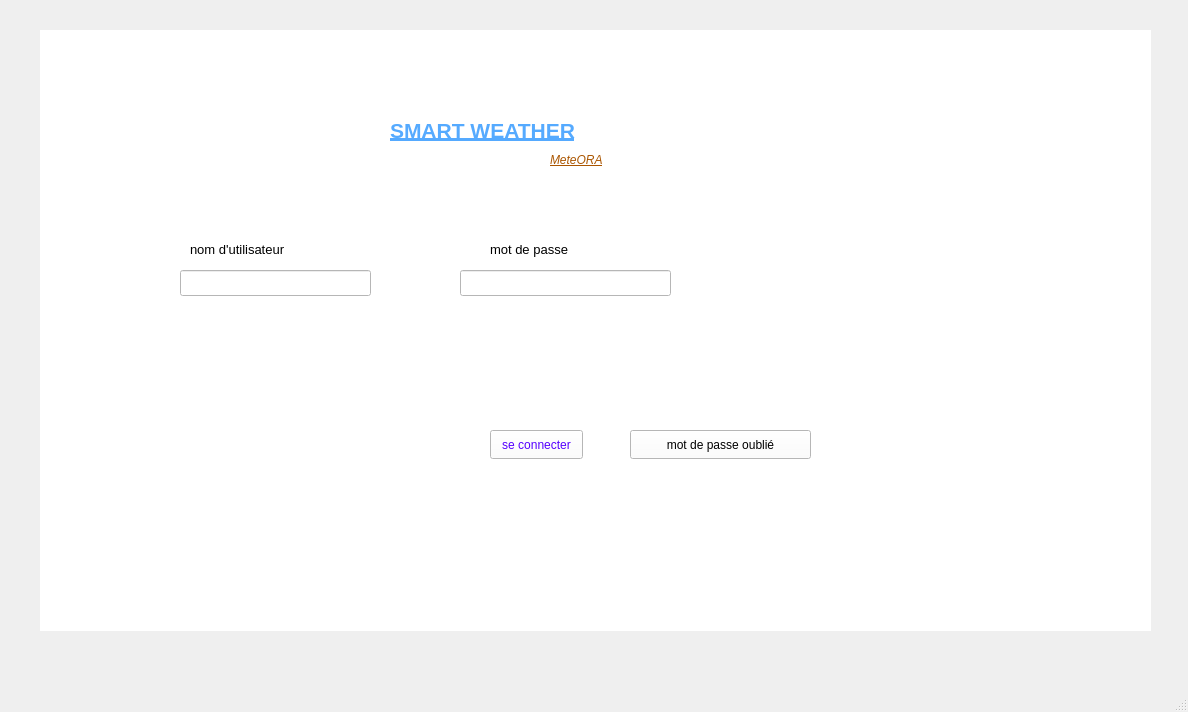
<?xml version="1.0" encoding="UTF-8"?>
<ui version="4.0">
 <class>MainWindow</class>
 <widget class="QMainWindow" name="MainWindow">
  <property name="geometry">
   <rect>
    <x>0</x>
    <y>0</y>
    <width>1188</width>
    <height>712</height>
   </rect>
  </property>
  <property name="windowTitle">
   <string>MainWindow</string>
  </property>
  <widget class="QWidget" name="centralwidget">
   <widget class="QStackedWidget" name="stackedWidget">
    <property name="geometry">
     <rect>
      <x>40</x>
      <y>30</y>
      <width>1111</width>
      <height>601</height>
     </rect>
    </property>
    <property name="styleSheet">
     <string notr="true">background-color: rgb(255, 255, 255);</string>
    </property>
    <widget class="QWidget" name="login">
     <widget class="QLabel" name="label">
      <property name="geometry">
       <rect>
        <x>350</x>
        <y>80</y>
        <width>251</width>
        <height>41</height>
       </rect>
      </property>
      <property name="styleSheet">
       <string notr="true">color: rgb(85, 170, 255);</string>
      </property>
      <property name="text">
       <string>&lt;html&gt;&lt;head/&gt;&lt;body&gt;&lt;p&gt;&lt;span style=&quot; font-size:16pt; font-weight:700; text-decoration: underline;&quot;&gt;SMART WEATHER&lt;/span&gt;&lt;/p&gt;&lt;/body&gt;&lt;/html&gt;</string>
      </property>
     </widget>
     <widget class="QLabel" name="label_2">
      <property name="geometry">
       <rect>
        <x>510</x>
        <y>120</y>
        <width>71</width>
        <height>20</height>
       </rect>
      </property>
      <property name="styleSheet">
       <string notr="true">color: rgb(170, 85, 0);</string>
      </property>
      <property name="text">
       <string>&lt;html&gt;&lt;head/&gt;&lt;body&gt;&lt;p&gt;&lt;span style=&quot; font-style:italic; text-decoration: underline;&quot;&gt;MeteORA&lt;/span&gt;&lt;/p&gt;&lt;/body&gt;&lt;/html&gt;</string>
      </property>
     </widget>
     <widget class="QLabel" name="label_3">
      <property name="geometry">
       <rect>
        <x>150</x>
        <y>210</y>
        <width>141</width>
        <height>20</height>
       </rect>
      </property>
      <property name="text">
       <string>&lt;html&gt;&lt;head/&gt;&lt;body&gt;&lt;p&gt;&lt;span style=&quot; font-size:10pt;&quot;&gt;nom d'utilisateur&lt;/span&gt;&lt;/p&gt;&lt;/body&gt;&lt;/html&gt;</string>
      </property>
     </widget>
     <widget class="QLabel" name="label_4">
      <property name="geometry">
       <rect>
        <x>450</x>
        <y>210</y>
        <width>121</width>
        <height>20</height>
       </rect>
      </property>
      <property name="text">
       <string>&lt;html&gt;&lt;head/&gt;&lt;body&gt;&lt;p&gt;&lt;span style=&quot; font-size:10pt;&quot;&gt;mot de passe&lt;/span&gt;&lt;/p&gt;&lt;/body&gt;&lt;/html&gt;</string>
      </property>
     </widget>
     <widget class="QPushButton" name="btn_connecter">
      <property name="geometry">
       <rect>
        <x>450</x>
        <y>400</y>
        <width>93</width>
        <height>29</height>
       </rect>
      </property>
      <property name="styleSheet">
       <string notr="true">color: rgb(85, 0, 255);</string>
      </property>
      <property name="text">
       <string>se connecter</string>
      </property>
     </widget>
     <widget class="QPushButton" name="btn_mdp_oublie">
      <property name="geometry">
       <rect>
        <x>590</x>
        <y>400</y>
        <width>181</width>
        <height>29</height>
       </rect>
      </property>
      <property name="styleSheet">
       <string notr="true"/>
      </property>
      <property name="text">
       <string>mot de passe oublié</string>
      </property>
     </widget>
     <widget class="QLineEdit" name="nom">
      <property name="geometry">
       <rect>
        <x>140</x>
        <y>240</y>
        <width>191</width>
        <height>26</height>
       </rect>
      </property>
     </widget>
     <widget class="QLineEdit" name="mdp">
      <property name="geometry">
       <rect>
        <x>420</x>
        <y>240</y>
        <width>211</width>
        <height>26</height>
       </rect>
      </property>
     </widget>
    </widget>
    <widget class="QWidget" name="verif">
     <widget class="QLabel" name="label_11">
      <property name="geometry">
       <rect>
        <x>120</x>
        <y>130</y>
        <width>111</width>
        <height>20</height>
       </rect>
      </property>
      <property name="text">
       <string>Nom d'utlisateur</string>
      </property>
     </widget>
     <widget class="QLabel" name="label_12">
      <property name="geometry">
       <rect>
        <x>300</x>
        <y>39</y>
        <width>191</width>
        <height>51</height>
       </rect>
      </property>
      <property name="text">
       <string>&lt;html&gt;&lt;head/&gt;&lt;body&gt;&lt;p&gt;&lt;span style=&quot; font-size:11pt; font-weight:700;&quot;&gt;Mot de passe oublié&lt;/span&gt;&lt;/p&gt;&lt;/body&gt;&lt;/html&gt;</string>
      </property>
     </widget>
     <widget class="QLabel" name="label_13">
      <property name="geometry">
       <rect>
        <x>120</x>
        <y>190</y>
        <width>141</width>
        <height>20</height>
       </rect>
      </property>
      <property name="text">
       <string>Question de securite</string>
      </property>
     </widget>
     <widget class="QLabel" name="label_14">
      <property name="geometry">
       <rect>
        <x>130</x>
        <y>250</y>
        <width>63</width>
        <height>20</height>
       </rect>
      </property>
      <property name="text">
       <string>Reponse</string>
      </property>
     </widget>
     <widget class="QLineEdit" name="nom_2">
      <property name="geometry">
       <rect>
        <x>260</x>
        <y>130</y>
        <width>113</width>
        <height>26</height>
       </rect>
      </property>
     </widget>
     <widget class="QPushButton" name="btn_verification">
      <property name="geometry">
       <rect>
        <x>310</x>
        <y>350</y>
        <width>93</width>
        <height>29</height>
       </rect>
      </property>
      <property name="styleSheet">
       <string notr="true">color: rgb(0, 0, 255);</string>
      </property>
      <property name="text">
       <string>verification</string>
      </property>
     </widget>
     <widget class="QPushButton" name="btn_retour">
      <property name="geometry">
       <rect>
        <x>450</x>
        <y>350</y>
        <width>93</width>
        <height>29</height>
       </rect>
      </property>
      <property name="text">
       <string>retour</string>
      </property>
     </widget>
     <widget class="QComboBox" name="combo_securite">
      <property name="geometry">
       <rect>
        <x>270</x>
        <y>190</y>
        <width>231</width>
        <height>26</height>
       </rect>
      </property>
      <item>
       <property name="text">
        <string/>
       </property>
      </item>
      <item>
       <property name="text">
        <string>numero prefere</string>
       </property>
      </item>
     </widget>
     <widget class="QLabel" name="reponse">
      <property name="geometry">
       <rect>
        <x>250</x>
        <y>250</y>
        <width>231</width>
        <height>51</height>
       </rect>
      </property>
      <property name="styleSheet">
       <string notr="true">background-color: rgb(255, 255, 255);</string>
      </property>
      <property name="text">
       <string/>
      </property>
     </widget>
    </widget>
    <widget class="QWidget" name="menu">
     <widget class="QLabel" name="label_5">
      <property name="geometry">
       <rect>
        <x>290</x>
        <y>30</y>
        <width>311</width>
        <height>41</height>
       </rect>
      </property>
      <property name="text">
       <string>&lt;html&gt;&lt;head/&gt;&lt;body&gt;&lt;p&gt;&lt;span style=&quot; font-size:10pt;&quot;&gt;Choisissez un modele pour commencer&lt;/span&gt;&lt;/p&gt;&lt;/body&gt;&lt;/html&gt;</string>
      </property>
     </widget>
     <widget class="QLabel" name="label_6">
      <property name="geometry">
       <rect>
        <x>30</x>
        <y>20</y>
        <width>63</width>
        <height>20</height>
       </rect>
      </property>
      <property name="text">
       <string>MeteORA</string>
      </property>
     </widget>
     <widget class="QPushButton" name="btn_acceuil">
      <property name="geometry">
       <rect>
        <x>60</x>
        <y>130</y>
        <width>261</width>
        <height>29</height>
       </rect>
      </property>
      <property name="styleSheet">
       <string notr="true">color: rgb(0, 0, 255);</string>
      </property>
      <property name="text">
       <string>Acceuil</string>
      </property>
     </widget>
     <widget class="QPushButton" name="btn_gestion_employe">
      <property name="geometry">
       <rect>
        <x>60</x>
        <y>180</y>
        <width>261</width>
        <height>29</height>
       </rect>
      </property>
      <property name="styleSheet">
       <string notr="true">color: rgb(0, 0, 255);</string>
      </property>
      <property name="text">
       <string>Gestion des employes</string>
      </property>
     </widget>
     <widget class="QPushButton" name="btn_gestion_produit">
      <property name="geometry">
       <rect>
        <x>60</x>
        <y>220</y>
        <width>261</width>
        <height>29</height>
       </rect>
      </property>
      <property name="styleSheet">
       <string notr="true">color: rgb(0, 0, 255);</string>
      </property>
      <property name="text">
       <string>Gestion des mesures meteorologiques</string>
      </property>
     </widget>
     <widget class="QPushButton" name="btn_gestion_qualite">
      <property name="geometry">
       <rect>
        <x>60</x>
        <y>260</y>
        <width>261</width>
        <height>29</height>
       </rect>
      </property>
      <property name="styleSheet">
       <string notr="true">color: rgb(0, 0, 255);</string>
      </property>
      <property name="text">
       <string>Gestion des localisations</string>
      </property>
     </widget>
     <widget class="QPushButton" name="btn_gestion_client">
      <property name="geometry">
       <rect>
        <x>60</x>
        <y>300</y>
        <width>261</width>
        <height>29</height>
       </rect>
      </property>
      <property name="styleSheet">
       <string notr="true">color: rgb(0, 0, 255);</string>
      </property>
      <property name="text">
       <string>Gestion des alertes meteo</string>
      </property>
     </widget>
     <widget class="QPushButton" name="btn_gestion_statistique">
      <property name="geometry">
       <rect>
        <x>60</x>
        <y>350</y>
        <width>261</width>
        <height>29</height>
       </rect>
      </property>
      <property name="styleSheet">
       <string notr="true">color: rgb(0, 0, 255);</string>
      </property>
      <property name="text">
       <string>Statistiques</string>
      </property>
     </widget>
     <widget class="QPushButton" name="btn_deconnexion">
      <property name="geometry">
       <rect>
        <x>150</x>
        <y>480</y>
        <width>93</width>
        <height>29</height>
       </rect>
      </property>
      <property name="text">
       <string>deconnexion</string>
      </property>
     </widget>
     <widget class="QListWidget" name="list_gestion_personnel">
      <property name="geometry">
       <rect>
        <x>335</x>
        <y>140</y>
        <width>211</width>
        <height>101</height>
       </rect>
      </property>
      <property name="styleSheet">
       <string notr="true">background-color: rgb(255, 255, 127);</string>
      </property>
     </widget>
     <widget class="QListWidget" name="list_gestion_client">
      <property name="geometry">
       <rect>
        <x>580</x>
        <y>140</y>
        <width>211</width>
        <height>101</height>
       </rect>
      </property>
      <property name="styleSheet">
       <string notr="true">background-color: rgb(255, 255, 127);</string>
      </property>
     </widget>
     <widget class="QListWidget" name="list_gestion_produit">
      <property name="geometry">
       <rect>
        <x>330</x>
        <y>330</y>
        <width>211</width>
        <height>101</height>
       </rect>
      </property>
      <property name="styleSheet">
       <string notr="true">background-color: rgb(255, 255, 127);</string>
      </property>
     </widget>
     <widget class="QListWidget" name="list_gestion_statistique">
      <property name="geometry">
       <rect>
        <x>580</x>
        <y>330</y>
        <width>211</width>
        <height>101</height>
       </rect>
      </property>
      <property name="styleSheet">
       <string notr="true">background-color: rgb(255, 255, 127);</string>
      </property>
     </widget>
     <widget class="QLabel" name="label_7">
      <property name="geometry">
       <rect>
        <x>330</x>
        <y>100</y>
        <width>91</width>
        <height>20</height>
       </rect>
      </property>
      <property name="text">
       <string>&lt;html&gt;&lt;head/&gt;&lt;body&gt;&lt;p&gt;&lt;span style=&quot; text-decoration: underline;&quot;&gt;Employes&lt;/span&gt;&lt;/p&gt;&lt;/body&gt;&lt;/html&gt;</string>
      </property>
     </widget>
     <widget class="QLabel" name="label_8">
      <property name="geometry">
       <rect>
        <x>590</x>
        <y>100</y>
        <width>63</width>
        <height>20</height>
       </rect>
      </property>
      <property name="text">
       <string>&lt;html&gt;&lt;head/&gt;&lt;body&gt;&lt;p&gt;&lt;span style=&quot; text-decoration: underline;&quot;&gt;Alertes&lt;/span&gt;&lt;/p&gt;&lt;/body&gt;&lt;/html&gt;</string>
      </property>
     </widget>
     <widget class="QLabel" name="label_9">
      <property name="geometry">
       <rect>
        <x>330</x>
        <y>300</y>
        <width>63</width>
        <height>20</height>
       </rect>
      </property>
      <property name="text">
       <string>&lt;html&gt;&lt;head/&gt;&lt;body&gt;&lt;p&gt;&lt;span style=&quot; text-decoration: underline;&quot;&gt;Mesures&lt;/span&gt;&lt;/p&gt;&lt;/body&gt;&lt;/html&gt;</string>
      </property>
     </widget>
     <widget class="QLabel" name="label_10">
      <property name="geometry">
       <rect>
        <x>590</x>
        <y>300</y>
        <width>91</width>
        <height>20</height>
       </rect>
      </property>
      <property name="text">
       <string>&lt;html&gt;&lt;head/&gt;&lt;body&gt;&lt;p&gt;&lt;span style=&quot; text-decoration: underline;&quot;&gt;Localisation&lt;/span&gt;&lt;/p&gt;&lt;/body&gt;&lt;/html&gt;</string>
      </property>
     </widget>
    </widget>
    <widget class="QWidget" name="employe">
     <widget class="QGroupBox" name="groupAjouter">
      <property name="geometry">
       <rect>
        <x>0</x>
        <y>40</y>
        <width>331</width>
        <height>391</height>
       </rect>
      </property>
      <property name="font">
       <font>
        <pointsize>10</pointsize>
        <bold>true</bold>
       </font>
      </property>
      <property name="styleSheet">
       <string notr="true">QGroupBox {
    
	background-color: rgb(255, 255, 255);
    border: 1px solid #B8D4EA;
    border-radius: 10px;
    margin-top: 12px;
    padding: 10px;
}

QGroupBox::title {
    color: #1565A8;
    font-size: 16px;
    font-weight: bold;
    padding: 0 8px;
}
QLabel {
    color: #111111;
    font-size: 13px;
    font-weight: bold;
}
</string>
      </property>
      <property name="title">
       <string>Ajouter un employé</string>
      </property>
      <widget class="QLabel" name="txtID">
       <property name="geometry">
        <rect>
         <x>10</x>
         <y>110</y>
         <width>41</width>
         <height>20</height>
        </rect>
       </property>
       <property name="styleSheet">
        <string notr="true">background-color: rgb(255, 255, 255);</string>
       </property>
       <property name="text">
        <string>&lt;html&gt;&lt;head/&gt;&lt;body&gt;&lt;p&gt;&lt;span style=&quot; font-size:9pt; font-style:italic;&quot;&gt;ID :&lt;/span&gt;&lt;/p&gt;&lt;/body&gt;&lt;/html&gt;</string>
       </property>
      </widget>
      <widget class="QLabel" name="txtPrenom">
       <property name="geometry">
        <rect>
         <x>10</x>
         <y>80</y>
         <width>63</width>
         <height>20</height>
        </rect>
       </property>
       <property name="styleSheet">
        <string notr="true">background-color: rgb(255, 255, 255);</string>
       </property>
       <property name="text">
        <string>&lt;html&gt;&lt;head/&gt;&lt;body&gt;&lt;p&gt;&lt;span style=&quot; font-size:9pt; font-style:italic;&quot;&gt;Prénom :&lt;/span&gt;&lt;/p&gt;&lt;/body&gt;&lt;/html&gt;</string>
       </property>
      </widget>
      <widget class="QLabel" name="txtNom">
       <property name="geometry">
        <rect>
         <x>10</x>
         <y>50</y>
         <width>51</width>
         <height>20</height>
        </rect>
       </property>
       <property name="styleSheet">
        <string notr="true">background-color: rgb(255, 255, 255);</string>
       </property>
       <property name="text">
        <string>&lt;html&gt;&lt;head/&gt;&lt;body&gt;&lt;p&gt;&lt;span style=&quot; font-size:9pt; font-style:italic;&quot;&gt;Nom : &lt;/span&gt;&lt;/p&gt;&lt;/body&gt;&lt;/html&gt;</string>
       </property>
      </widget>
      <widget class="QLabel" name="txtPoste">
       <property name="geometry">
        <rect>
         <x>10</x>
         <y>230</y>
         <width>51</width>
         <height>20</height>
        </rect>
       </property>
       <property name="styleSheet">
        <string notr="true">background-color: rgb(255, 255, 255);</string>
       </property>
       <property name="text">
        <string>&lt;html&gt;&lt;head/&gt;&lt;body&gt;&lt;p&gt;&lt;span style=&quot; font-size:9pt; font-style:italic;&quot;&gt;Poste :&lt;/span&gt;&lt;/p&gt;&lt;/body&gt;&lt;/html&gt;</string>
       </property>
      </widget>
      <widget class="QLabel" name="txtEmail">
       <property name="geometry">
        <rect>
         <x>10</x>
         <y>190</y>
         <width>61</width>
         <height>20</height>
        </rect>
       </property>
       <property name="styleSheet">
        <string notr="true">background-color: rgb(255, 255, 255);</string>
       </property>
       <property name="text">
        <string>&lt;html&gt;&lt;head/&gt;&lt;body&gt;&lt;p&gt;&lt;span style=&quot; font-size:9pt; font-style:italic;&quot;&gt;Email :&lt;/span&gt;&lt;/p&gt;&lt;/body&gt;&lt;/html&gt;</string>
       </property>
      </widget>
      <widget class="QLabel" name="txtTelephone">
       <property name="geometry">
        <rect>
         <x>10</x>
         <y>150</y>
         <width>81</width>
         <height>20</height>
        </rect>
       </property>
       <property name="styleSheet">
        <string notr="true">background-color: rgb(255, 255, 255);</string>
       </property>
       <property name="text">
        <string>&lt;html&gt;&lt;head/&gt;&lt;body&gt;&lt;p&gt;&lt;span style=&quot; font-size:9pt; font-style:italic;&quot;&gt;Telephone :&lt;/span&gt;&lt;/p&gt;&lt;/body&gt;&lt;/html&gt;</string>
       </property>
      </widget>
      <widget class="QPushButton" name="ajouter">
       <property name="geometry">
        <rect>
         <x>170</x>
         <y>310</y>
         <width>101</width>
         <height>41</height>
        </rect>
       </property>
       <property name="styleSheet">
        <string notr="true">color: rgb(85, 85, 255);
font: 600 9pt &quot;Franklin Gothic Demi&quot;;</string>
       </property>
       <property name="text">
        <string> Ajouter</string>
       </property>
      </widget>
      <widget class="QPushButton" name="vider">
       <property name="geometry">
        <rect>
         <x>40</x>
         <y>310</y>
         <width>101</width>
         <height>41</height>
        </rect>
       </property>
       <property name="styleSheet">
        <string notr="true">font: 600 9pt &quot;Franklin Gothic Demi&quot;;</string>
       </property>
       <property name="text">
        <string> Vider</string>
       </property>
      </widget>
      <widget class="QLineEdit" name="nom_3">
       <property name="geometry">
        <rect>
         <x>70</x>
         <y>50</y>
         <width>113</width>
         <height>26</height>
        </rect>
       </property>
      </widget>
      <widget class="QLineEdit" name="prenom">
       <property name="geometry">
        <rect>
         <x>90</x>
         <y>80</y>
         <width>113</width>
         <height>26</height>
        </rect>
       </property>
      </widget>
      <widget class="QLineEdit" name="id">
       <property name="geometry">
        <rect>
         <x>70</x>
         <y>110</y>
         <width>113</width>
         <height>26</height>
        </rect>
       </property>
      </widget>
      <widget class="QLineEdit" name="telephone">
       <property name="geometry">
        <rect>
         <x>100</x>
         <y>150</y>
         <width>113</width>
         <height>26</height>
        </rect>
       </property>
      </widget>
      <widget class="QLineEdit" name="email">
       <property name="geometry">
        <rect>
         <x>100</x>
         <y>190</y>
         <width>221</width>
         <height>26</height>
        </rect>
       </property>
      </widget>
      <widget class="QLineEdit" name="poste">
       <property name="geometry">
        <rect>
         <x>90</x>
         <y>230</y>
         <width>113</width>
         <height>26</height>
        </rect>
       </property>
      </widget>
     </widget>
     <widget class="QLabel" name="nblTitre">
      <property name="geometry">
       <rect>
        <x>10</x>
        <y>0</y>
        <width>251</width>
        <height>31</height>
       </rect>
      </property>
      <property name="font">
       <font>
        <bold>true</bold>
       </font>
      </property>
      <property name="styleSheet">
       <string notr="true">color: rgb(85, 85, 255);</string>
      </property>
      <property name="text">
       <string>&lt;html&gt;&lt;head/&gt;&lt;body&gt;&lt;p&gt;&lt;span style=&quot; font-size:14pt; font-style:italic; text-decoration: underline;&quot;&gt;Gestion Des Employés&lt;/span&gt;&lt;/p&gt;&lt;/body&gt;&lt;/html&gt;</string>
      </property>
     </widget>
     <widget class="QGroupBox" name="groupListe">
      <property name="geometry">
       <rect>
        <x>340</x>
        <y>40</y>
        <width>761</width>
        <height>421</height>
       </rect>
      </property>
      <property name="font">
       <font>
        <pointsize>10</pointsize>
        <bold>true</bold>
       </font>
      </property>
      <property name="styleSheet">
       <string notr="true">QGroupBox {
    
	background-color: rgb(255, 255, 255);
    border: 1px solid #B8D4EA;
    border-radius: 10px;
    margin-top: 12px;
    padding: 10px;
}

QGroupBox::title {
    color: #1565A8;
    font-size: 16px;
    font-weight: bold;
    padding: 0 8px;
}
QLabel {
    color: #111111;
    font-size: 13px;
    font-weight: bold;
}
</string>
      </property>
      <property name="title">
       <string>Liste Des Employés</string>
      </property>
      <widget class="QTableWidget" name="tab">
       <property name="geometry">
        <rect>
         <x>10</x>
         <y>90</y>
         <width>731</width>
         <height>271</height>
        </rect>
       </property>
       <property name="styleSheet">
        <string notr="true">QTableWidget {
    
    color: #263238;
    border: 1px solid #dbe7f0;
    border-radius: 10px;
    gridline-color: #edf2f7;
    font-size: 12px;
    selection-background-color: #e8f3ff;
    selection-color: #145da0;
}

QTableWidget::item {
    padding: 8px;
    border-bottom: 1px solid #edf2f7;
}

QTableWidget::item:hover {
    background-color: #f3f8fc;
}

QTableWidget::item:selected {
    background-color: #e5f2ff;
    color: #1261a0;
}

QHeaderView::section {
    
	background-color: rgb(85, 85, 255);
    color: white;
    font-weight: bold;
    font-size: 12px;
    padding: 9px;
    border: none;
    border-right: 1px solid #ffffff;
}

QHeaderView::section:first {
    border-top-left-radius: 9px;
}

QHeaderView::section:last {
    border-top-right-radius: 9px;
}

</string>
       </property>
       <column>
        <property name="text">
         <string>Prénom</string>
        </property>
       </column>
       <column>
        <property name="text">
         <string>Nom</string>
        </property>
       </column>
       <column>
        <property name="text">
         <string>Poste</string>
        </property>
       </column>
       <column>
        <property name="text">
         <string>Email</string>
        </property>
       </column>
       <column>
        <property name="text">
         <string>ID</string>
        </property>
       </column>
       <column>
        <property name="text">
         <string>Telephone</string>
        </property>
       </column>
      </widget>
      <widget class="QPushButton" name="supprimer">
       <property name="geometry">
        <rect>
         <x>380</x>
         <y>370</y>
         <width>111</width>
         <height>41</height>
        </rect>
       </property>
       <property name="styleSheet">
        <string notr="true">font: 600 9pt &quot;Franklin Gothic Demi&quot;;</string>
       </property>
       <property name="text">
        <string>Supprimer</string>
       </property>
      </widget>
      <widget class="QPushButton" name="modifier">
       <property name="geometry">
        <rect>
         <x>270</x>
         <y>370</y>
         <width>93</width>
         <height>41</height>
        </rect>
       </property>
       <property name="styleSheet">
        <string notr="true">color: rgb(85, 85, 255);
font: 600 9pt &quot;Franklin Gothic Demi&quot;;</string>
       </property>
       <property name="text">
        <string>Modifier</string>
       </property>
      </widget>
      <widget class="QPushButton" name="recherche">
       <property name="geometry">
        <rect>
         <x>330</x>
         <y>50</y>
         <width>111</width>
         <height>29</height>
        </rect>
       </property>
       <property name="styleSheet">
        <string notr="true">color: rgb(85, 85, 255);
font: 600 9pt &quot;Franklin Gothic Demi&quot;;</string>
       </property>
       <property name="text">
        <string>Recherche</string>
       </property>
      </widget>
      <widget class="QLabel" name="txtRechercheID">
       <property name="geometry">
        <rect>
         <x>20</x>
         <y>50</y>
         <width>151</width>
         <height>20</height>
        </rect>
       </property>
       <property name="styleSheet">
        <string notr="true">background-color: rgb(255, 255, 255);</string>
       </property>
       <property name="text">
        <string>&lt;html&gt;&lt;head/&gt;&lt;body&gt;&lt;p&gt;&lt;span style=&quot; font-size:9pt; font-style:italic;&quot;&gt;Recherche Selon id :&lt;/span&gt;&lt;/p&gt;&lt;/body&gt;&lt;/html&gt;</string>
       </property>
      </widget>
      <widget class="QLineEdit" name="recherche_id">
       <property name="geometry">
        <rect>
         <x>180</x>
         <y>50</y>
         <width>141</width>
         <height>26</height>
        </rect>
       </property>
      </widget>
      <widget class="QLabel" name="lblTriPoste">
       <property name="geometry">
        <rect>
         <x>460</x>
         <y>50</y>
         <width>121</width>
         <height>21</height>
        </rect>
       </property>
       <property name="styleSheet">
        <string notr="true">background-color: rgb(255, 255, 255);</string>
       </property>
       <property name="text">
        <string>&lt;html&gt;&lt;head/&gt;&lt;body&gt;&lt;p&gt;&lt;span style=&quot; font-size:9pt; font-style:italic;&quot;&gt;Trier par Nom :&lt;/span&gt;&lt;/p&gt;&lt;/body&gt;&lt;/html&gt;</string>
       </property>
      </widget>
      <widget class="QComboBox" name="cmbTriPoste">
       <property name="geometry">
        <rect>
         <x>570</x>
         <y>50</y>
         <width>76</width>
         <height>26</height>
        </rect>
       </property>
       <item>
        <property name="text">
         <string>Tous</string>
        </property>
       </item>
       <item>
        <property name="text">
         <string>A-Z</string>
        </property>
       </item>
       <item>
        <property name="text">
         <string>Z-A</string>
        </property>
       </item>
      </widget>
      <widget class="QPushButton" name="trier">
       <property name="geometry">
        <rect>
         <x>660</x>
         <y>50</y>
         <width>93</width>
         <height>29</height>
        </rect>
       </property>
       <property name="styleSheet">
        <string notr="true">color: rgb(85, 85, 255);
font: 600 9pt &quot;Franklin Gothic Demi&quot;;</string>
       </property>
       <property name="text">
        <string>Trier</string>
       </property>
      </widget>
     </widget>
     <widget class="QGroupBox" name="groupStatistiques">
      <property name="geometry">
       <rect>
        <x>10</x>
        <y>470</y>
        <width>1091</width>
        <height>91</height>
       </rect>
      </property>
      <property name="font">
       <font>
        <pointsize>10</pointsize>
        <bold>true</bold>
       </font>
      </property>
      <property name="styleSheet">
       <string notr="true">QGroupBox {
    
	background-color: rgb(255, 255, 255);
    border: 1px solid #B8D4EA;
    border-radius: 10px;
    margin-top: 12px;
    padding: 10px;
}

QGroupBox::title {
    color: #1565A8;
    font-size: 16px;
    font-weight: bold;
    padding: 0 8px;
}
QLabel {
    color: #111111;
    font-size: 13px;
    font-weight: bold;
}
</string>
      </property>
      <property name="title">
       <string>statistiques :</string>
      </property>
      <widget class="QLabel" name="lblTotalEmployes">
       <property name="geometry">
        <rect>
         <x>480</x>
         <y>40</y>
         <width>161</width>
         <height>31</height>
        </rect>
       </property>
       <property name="styleSheet">
        <string notr="true">background-color: rgb(255, 255, 255);</string>
       </property>
       <property name="text">
        <string>&lt;html&gt;&lt;head/&gt;&lt;body&gt;&lt;p&gt;&lt;span style=&quot; font-size:11pt;&quot;&gt;Total D'employés :&lt;/span&gt;&lt;/p&gt;&lt;/body&gt;&lt;/html&gt;</string>
       </property>
      </widget>
      <widget class="QLabel" name="lblValeurTotal">
       <property name="geometry">
        <rect>
         <x>660</x>
         <y>40</y>
         <width>31</width>
         <height>20</height>
        </rect>
       </property>
       <property name="styleSheet">
        <string notr="true">background-color: rgb(255, 255, 255);</string>
       </property>
       <property name="text">
        <string>&lt;html&gt;&lt;head/&gt;&lt;body&gt;&lt;p&gt;&lt;span style=&quot; font-size:11pt;&quot;&gt;0&lt;/span&gt;&lt;/p&gt;&lt;/body&gt;&lt;/html&gt;</string>
       </property>
      </widget>
      <widget class="QPushButton" name="afficher">
       <property name="geometry">
        <rect>
         <x>480</x>
         <y>330</y>
         <width>221</width>
         <height>41</height>
        </rect>
       </property>
       <property name="styleSheet">
        <string notr="true">QPushButton {
	
	
	background-color: rgb(85, 85, 255);
	color: rgb(255, 255, 255);
    border: none;
    border-radius: 5px;
    padding: 7px 18px;
    font-weight: bold;
}</string>
       </property>
       <property name="text">
        <string>Afficher Les Statistiques</string>
       </property>
      </widget>
     </widget>
    </widget>
   </widget>
  </widget>
  <widget class="QMenuBar" name="menubar">
   <property name="geometry">
    <rect>
     <x>0</x>
     <y>0</y>
     <width>1188</width>
     <height>26</height>
    </rect>
   </property>
  </widget>
  <widget class="QStatusBar" name="statusbar"/>
 </widget>
 <resources/>
 <connections/>
</ui>
